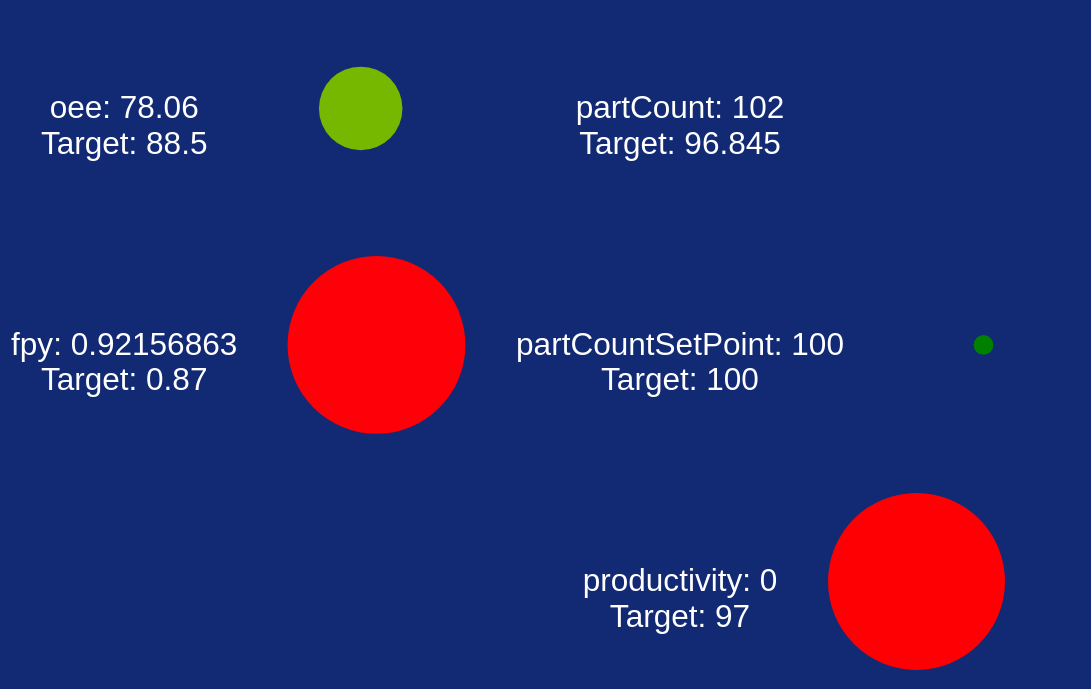

Here is the Vega-Lite specification saved for this chart:
### Vega-Lite specification from a JSON file in a GitHub repository (floating-point values rounded to 4 significant figures)
{"config": {"view": {"continuousWidth": 400, "continuousHeight": 300, "height": 100, "strokeWidth": 0, "width": 100}, "axis": {"labelAngle": -45, "labelColor": "white", "titleColor": "white"}, "background": "#122973", "header": {"labelColor": "#122973", "labelFontSize": 14, "titleColor": "#122973", "titleFontSize": 14}, "legend": {"disable": true, "labelColor": "white", "padding": 1, "strokeColor": "white", "tickCount": 2, "titleColor": "white"}}, "hconcat": [{"vconcat": [{"hconcat": [{"mark": {"type": "text", "fill": "white"}, "encoding": {"size": {"value": 16}, "text": {"value": ["oee: 78.06", "Target: 88.5"]}}}, {"layer": [{"mark": {"type": "circle", "fill": "red"}, "encoding": {"fill": {"aggregate": "mean", "field": "oee", "scale": {"domain": [79.65, 84.08, 88.5], "range": ["red", "yellow", "green"]}, "type": "quantitative"}, "size": {"aggregate": "mean", "field": "oee", "scale": {"domain": [79.65, 88.5, 79.65, 88.5], "range": [8000, 100]}, "type": "quantitative"}, "tooltip": [{"aggregate": "mean", "field": "oee", "type": "quantitative"}]}}, {"mark": {"type": "text", "fill": "white"}, "encoding": {"opacity": {"value": 0}, "text": {"aggregate": "mean", "field": "oee", "format": ".4", "type": "quantitative"}}}]}]}, {"hconcat": [{"mark": {"type": "text", "fill": "white"}, "encoding": {"size": {"value": 16}, "text": {"value": ["fpy: 0.92156863", "Target: 0.87"]}}}, {"layer": [{"mark": {"type": "circle", "fill": "red"}, "encoding": {"fill": {"aggregate": "mean", "field": "fpy", "scale": {"domain": [0.783, 0.8265, 0.87], "range": ["red", "yellow", "green"]}, "type": "quantitative"}, "size": {"aggregate": "mean", "field": "fpy", "scale": {"domain": [0.783, 0.87, 0.783, 0.87], "range": [8000, 100]}, "type": "quantitative"}, "tooltip": [{"aggregate": "mean", "field": "fpy", "type": "quantitative"}]}}, {"mark": {"type": "text", "fill": "white"}, "encoding": {"opacity": {"value": 0}, "text": {"aggregate": "mean", "field": "fpy", "format": ".4", "type": "quantitative"}}}]}]}]}, {"vconcat": [{"hconcat": [{"mark": {"type": "text", "fill": "white"}, "encoding": {"size": {"value": 16}, "text": {"value": ["partCount: 102", "Target: 96.845"]}}}, {"layer": [{"mark": {"type": "circle", "fill": "red"}, "encoding": {"fill": {"aggregate": "mean", "field": "partCount", "scale": {"domain": [87.16, 92.0, 96.84], "range": ["red", "yellow", "green"]}, "type": "quantitative"}, "size": {"aggregate": "mean", "field": "partCount", "scale": {"domain": [87.16, 96.84, 87.16, 96.84], "range": [8000, 100]}, "type": "quantitative"}, "tooltip": [{"aggregate": "mean", "field": "partCount", "type": "quantitative"}]}}, {"mark": {"type": "text", "fill": "white"}, "encoding": {"opacity": {"value": 0}, "text": {"aggregate": "mean", "field": "partCount", "format": ".4", "type": "quantitative"}}}]}]}, {"hconcat": [{"mark": {"type": "text", "fill": "white"}, "encoding": {"size": {"value": 16}, "text": {"value": ["partCountSetPoint: 100", "Target: 100"]}}}, {"layer": [{"mark": {"type": "circle", "fill": "red"}, "encoding": {"fill": {"aggregate": "mean", "field": "partCountSetPoint", "scale": {"domain": [90, 95, 100], "range": ["red", "yellow", "green"]}, "type": "quantitative"}, "size": {"aggregate": "mean", "field": "partCountSetPoint", "scale": {"domain": [90, 100, 90, 100], "range": [8000, 100]}, "type": "quantitative"}, "tooltip": [{"aggregate": "mean", "field": "partCountSetPoint", "type": "quantitative"}]}}, {"mark": {"type": "text", "fill": "white"}, "encoding": {"opacity": {"value": 0}, "text": {"aggregate": "mean", "field": "partCountSetPoint", "format": ".4", "type": "quantitative"}}}]}]}, {"hconcat": [{"mark": {"type": "text", "fill": "white"}, "encoding": {"size": {"value": 16}, "text": {"value": ["productivity: 0", "Target: 97"]}}}, {"layer": [{"mark": {"type": "circle", "fill": "red"}, "encoding": {"fill": {"aggregate": "mean", "field": "productivity", "scale": {"domain": [87.3, 92.15, 97], "range": ["red", "yellow", "green"]}, "type": "quantitative"}, "size": {"aggregate": "mean", "field": "productivity", "scale": {"domain": [87.3, 97, 87.3, 97], "range": [8000, 100]}, "type": "quantitative"}, "tooltip": [{"aggregate": "mean", "field": "productivity", "type": "quantitative"}]}}, {"mark": {"type": "text", "fill": "white"}, "encoding": {"opacity": {"value": 0}, "text": {"aggregate": "mean", "field": "productivity", "format": ".4", "type": "quantitative"}}}]}]}]}], "data": {"name": "data-times"}, "transform": [{"lookup": "station", "from": {"data": {"name": "data-kpi"}, "key": "station", "fields": ["shiftIdentifier", "locationId", "validFrom", "validTo", "oee", "oeeSetpoint", "availability", "efficiency", "quality", "fpy", "fpySetPoint", "partCount", "partCountSetPoint", "countNIO", "productivity", "station"]}}, {"filter": "datum.station == 260"}], "$schema": "https://vega.github.io/schema/vega-lite/v4.17.0.json", "datasets": {"data-times": [{"Reference": 9999999989, "SerialNumber": "83700220220239999999989", "changeTime": -1, "exitTime": -1, "line": 10, "myKey": 99009, "processTime": 0, "station": 260, "timeStamp": "2023-02-22T05:45:03.138231100", "totalCycleTime": -1, "id": null, "serialNumber": null, "reference": null}], "data-kpi": [{"shiftIdentifier": 0, "locationId": 10, "validFrom": "2022-10-03T04:45:00+01:00", "validTo": "2022-10-03T12:45:00+01:00", "oee": 78.69, "oeeSetpoint": 100, "availability": 83.81, "efficiency": 96.18, "quality": 98.7, "fpy": -1, "fpySetPoint": -1, "partCount": 121, "partCountSetPoint": 100, "countNIO": 0, "productivity": 0, "station": 260}]}}
